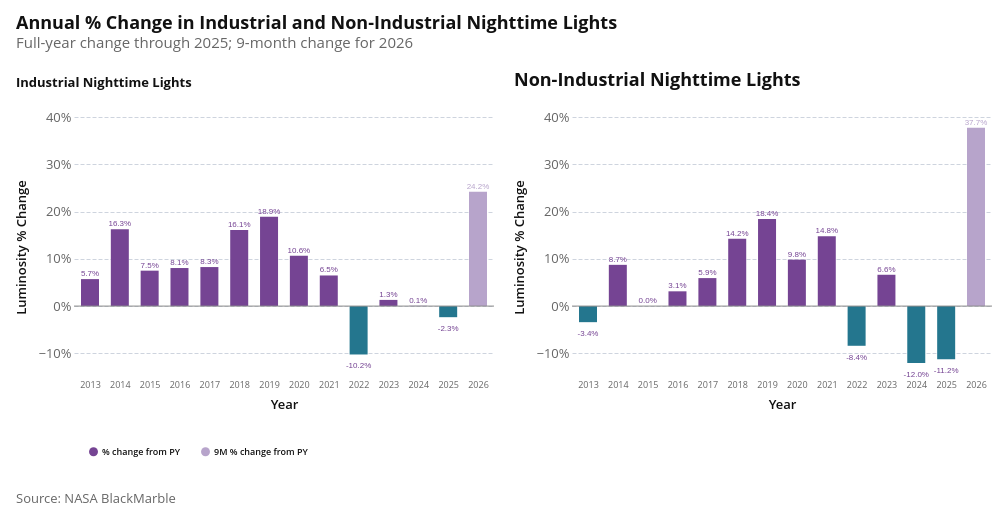

The code cell stored with this chart in its notebook:
### Markdown cell above
### 2.2 Percentage Change in Industrial vs Non-Industrial Areas

### Code cell
# Fig 2.2: Percentage Change in Industrial vs Non-Industrial Areas
REPORT_MAX_MONTH = max_month
ntl_corrected_report = prepare_ntl_corrected(ntl_monthly_adm0, REPORT_MAX_MONTH)
annual_ind_report = prepare_annual_yoy_with_partial(
    ntl_annual_adm0, ntl_corrected_report, "ntl_ind_5km_sum"
)
annual_noind_report = prepare_annual_yoy_with_partial(
    ntl_annual_adm0, ntl_corrected_report, "ntl_noind_5km_sum"
)


def annual_pct_chart_data(df, zone):
    full = (
        df[["year", "pct_change_full_year"]]
        .dropna()
        .query("year < @current_year")
        .rename(columns={"pct_change_full_year": "pct_change"})
        .assign(zone=zone, series="% change from PY")
    )
    partial = (
        df.loc[df["year"].eq(current_year), ["year", "pct_change_9months"]]
        .dropna()
        .rename(columns={"pct_change_9months": "pct_change"})
        .assign(zone=zone, series=f"{REPORT_MAX_MONTH}M % change from PY")
    )
    return pd.concat([full, partial], ignore_index=True).assign(
        label=lambda d: d["pct_change"].map(lambda v: f"{v:.1f}%"),
        sign=lambda d: np.where(d["pct_change"] >= 0, "increase", "decrease"),
    )


annual_industrial_chart_data = pd.concat(
    [
        annual_pct_chart_data(annual_ind_report, "Industrial Nighttime Lights"),
        annual_pct_chart_data(annual_noind_report, "Non-Industrial Nighttime Lights"),
    ],
    ignore_index=True,
)
write_ntl_sheet(annual_industrial_chart_data, "fig_2_2_ind_nonind_yoy")

annual_base = alt.Chart(
    annual_industrial_chart_data.assign(
        date=lambda d: pd.to_datetime(d["year"].astype(str), format="%Y")
    )
).encode(
    x=alt.X(
        "date:T",
        title="Year",
        axis=alt.Axis(
            format="%Y", labelFontSize=9, tickCount={"interval": "year", "step": 1}
        ),
        scale=alt.Scale(nice=False, padding=16),
    ),
    y=alt.Y(
        "pct_change:Q",
        title="Luminosity % Change",
        axis=alt.Axis(labelExpr="format(datum.value, '~g') + '%'"),
    ),
    color=alt.Color(
        "series:N",
        title="",
        scale=alt.Scale(
            domain=["% change from PY", f"{REPORT_MAX_MONTH}M % change from PY"],
            range=["#754493", "#B7A4CB"],
        ),
        legend=alt.Legend(labelFontSize=9, symbolSize=80),
    ),
    tooltip=[
        alt.Tooltip("zone:N", title="Series"),
        alt.Tooltip("year(date):T", title="Year", format="%Y"),
        alt.Tooltip("series:N", title="Measure"),
        alt.Tooltip("pct_change:Q", format="+.1f", title="% Change"),
    ],
)

bars = annual_base.mark_bar(size=18).encode(
    color=alt.condition(
        alt.datum.pct_change < 0,
        alt.value("#24768E"),
        alt.Color(
            "series:N",
            scale=alt.Scale(
                domain=["% change from PY", f"{REPORT_MAX_MONTH}M % change from PY"],
                range=["#754493", "#B7A4CB"],
            ),
            legend=alt.Legend(labelFontSize=9, symbolSize=80),
        ),
    )
)
labels = annual_base.mark_text(
    fontSize=8, color="#666666", dy=alt.expr("datum.pct_change >= 0 ? -5 : 12")
).encode(text="label:N")
zero = (
    alt.Chart(pd.DataFrame({"zero": [0]})).mark_rule(color="#8A8A8A").encode(y="zero:Q")
)

ind_chart = (
    bars.transform_filter(alt.datum.zone == "Industrial Nighttime Lights")
    + labels.transform_filter(alt.datum.zone == "Industrial Nighttime Lights")
    + zero
).properties(
    width=420,
    height=260,
    title=alt.Title(text="Industrial Nighttime Lights", fontSize=13, anchor="start"),
)
noind_chart = (
    bars.transform_filter(alt.datum.zone == "Non-Industrial Nighttime Lights")
    + labels.transform_filter(alt.datum.zone == "Non-Industrial Nighttime Lights")
    + zero
).properties(
    width=420,
    height=260,
    title=alt.Title(text="Non-Industrial Nighttime Lights"),
)

chart = (
    alt.hconcat(ind_chart, noind_chart)
    .resolve_scale(y="shared")
    .properties(
        title=alt.Title(
            text="Annual % Change in Industrial and Non-Industrial Nighttime Lights",
            subtitle=f"Full-year change through {prev_year}; {REPORT_MAX_MONTH}-month change for {current_year}",
        )
    )
)
chart = az.add_caption(chart, "Source: NASA BlackMarble")
# chart.save(NTL_REPORT_DIR / "fig-2-2-industrial-nonindustrial-yoy.png", scale_factor=3)
chart

### Figure 1 — Vega-Lite specification as saved in the notebook (floating-point values rounded to 4 significant figures)
{"config": {"background": "white", "padding": 15, "mark": {"tooltip": true}, "point": {"filled": true, "size": 60, "stroke": "white", "strokeWidth": 1}, "circle": {"filled": true, "stroke": "white", "strokeWidth": 1}, "square": {"filled": true, "stroke": "white", "strokeWidth": 1}, "line": {"strokeWidth": 4, "strokeCap": "round", "strokeJoin": "round"}, "bar": {"cornerRadiusEnd": 0}, "area": {"opacity": 0.7}, "arc": {"stroke": "white", "strokeWidth": 1}, "rect": {"stroke": "#8A969F", "strokeWidth": 0.5}, "geoshape": {"stroke": "#666666", "strokeWidth": 0.3, "strokeJoin": "round", "strokeCap": "round"}, "title": {"font": "Open Sans, sans-serif", "fontSize": 18, "fontWeight": 700, "lineHeight": 22, "color": "#111111", "anchor": "start", "offset": 21, "subtitleFont": "Open Sans, sans-serif", "subtitleFontSize": 15, "subtitleFontWeight": 400, "subtitleLineHeight": 18, "subtitleColor": "#666666", "subtitlePadding": 3}, "axis": {"domain": false, "grid": true, "gridColor": "#CED4DE", "gridDash": [4, 2], "gridWidth": 1, "labelFont": "Open Sans, sans-serif", "labelFontSize": 13, "labelFontWeight": 400, "labelColor": "#666666", "labelPadding": 3, "tickColor": "#CED4DE", "tickSize": 5, "tickCount": 5, "titleFont": "Open Sans, sans-serif", "titleFontSize": 13, "titleFontWeight": 600, "titleColor": "#111111", "titlePadding": 9}, "axisX": {"grid": false, "tickSize": 0, "labelAngle": 0}, "axisY": {"domain": false, "ticks": false, "gridColor": "#CED4DE", "gridDash": [4, 2], "gridWidth": 1}, "axisQuantitative": {"tickCount": 5}, "axisBand": {"labelPadding": 6, "tickSize": 0}, "axisTemporal": {"grid": false}, "legend": {"labelFont": "Open Sans, sans-serif", "labelFontSize": 13, "labelFontWeight": 600, "labelColor": "#111111", "titleFont": "Open Sans, sans-serif", "titleFontSize": 13, "titleFontWeight": 600, "titleColor": "#111111", "titlePadding": 3, "symbolSize": 196, "symbolStrokeWidth": 0, "padding": 15, "offset": 21, "columnPadding": 21, "orient": "bottom", "labelLimit": 200, "titleLimit": 200}, "view": {"stroke": null, "continuousWidth": 600, "continuousHeight": 400}, "range": {"category": ["#34A7F2", "#FF9800", "#664AB6", "#4EC2C0", "#F3578E", "#081079", "#0C7C68", "#AA0000", "#DDDA21"], "diverging": ["#920000", "#BD6126", "#E3A763", "#EFEFEF", "#80BDE7", "#3587C3", "#025288"], "heatmap": ["#E3F6FD", "#75CCEC", "#089BD4", "#0169A1", "#023B6F"], "ordinal": ["#E3F6FD", "#75CCEC", "#089BD4", "#0169A1", "#023B6F"], "ramp": ["#E3F6FD", "#75CCEC", "#089BD4", "#0169A1", "#023B6F"]}, "scale": {"bandPaddingInner": 0.2, "bandPaddingOuter": 0.1, "pointPadding": 0.5}, "header": {"labelFont": "Open Sans, sans-serif", "labelFontSize": 13, "labelFontWeight": 600, "labelColor": "#111111", "titleFont": "Open Sans, sans-serif", "titleFontSize": 15, "titleFontWeight": 600, "titleColor": "#111111"}, "concat": {"spacing": 18}, "facet": {"spacing": 18}, "selection": {"point": {"on": "click", "clear": "dblclick"}, "interval": {"mark": {"fill": "#0071BC", "fillOpacity": 0.15, "stroke": "#0071BC", "strokeWidth": 1}}}}, "vconcat": [{"hconcat": [{"layer": [{"mark": {"type": "bar", "size": 18}, "encoding": {"color": {"condition": {"test": "(datum.pct_change < 0)", "value": "#24768E"}, "field": "series", "legend": {"labelFontSize": 9, "symbolSize": 80}, "scale": {"domain": ["% change from PY", "9M % change from PY"], "range": ["#754493", "#B7A4CB"]}, "type": "nominal"}, "tooltip": [{"field": "zone", "title": "Series", "type": "nominal"}, {"field": "date", "format": "%Y", "timeUnit": "year", "title": "Year", "type": "temporal"}, {"field": "series", "title": "Measure", "type": "nominal"}, {"field": "pct_change", "format": "+.1f", "title": "% Change", "type": "quantitative"}], "x": {"axis": {"format": "%Y", "labelFontSize": 9, "tickCount": {"interval": "year", "step": 1}}, "field": "date", "scale": {"nice": false, "padding": 16}, "title": "Year", "type": "temporal"}, "y": {"axis": {"labelExpr": "format(datum.value, '~g') + '%'"}, "field": "pct_change", "title": "Luminosity % Change", "type": "quantitative"}}, "transform": [{"filter": "(datum.zone === 'Industrial Nighttime Lights')"}]}, {"mark": {"type": "text", "color": "#666666", "dy": {"expr": "datum.pct_change >= 0 ? -5 : 12"}, "fontSize": 8}, "encoding": {"color": {"field": "series", "legend": {"labelFontSize": 9, "symbolSize": 80}, "scale": {"domain": ["% change from PY", "9M % change from PY"], "range": ["#754493", "#B7A4CB"]}, "title": "", "type": "nominal"}, "text": {"field": "label", "type": "nominal"}, "tooltip": [{"field": "zone", "title": "Series", "type": "nominal"}, {"field": "date", "format": "%Y", "timeUnit": "year", "title": "Year", "type": "temporal"}, {"field": "series", "title": "Measure", "type": "nominal"}, {"field": "pct_change", "format": "+.1f", "title": "% Change", "type": "quantitative"}], "x": {"axis": {"format": "%Y", "labelFontSize": 9, "tickCount": {"interval": "year", "step": 1}}, "field": "date", "scale": {"nice": false, "padding": 16}, "title": "Year", "type": "temporal"}, "y": {"axis": {"labelExpr": "format(datum.value, '~g') + '%'"}, "field": "pct_change", "title": "Luminosity % Change", "type": "quantitative"}}, "transform": [{"filter": "(datum.zone === 'Industrial Nighttime Lights')"}]}, {"data": {"name": "data-42990c68f268a11fa16682fcd3437a6f"}, "mark": {"type": "rule", "color": "#8A8A8A"}, "encoding": {"y": {"field": "zero", "type": "quantitative"}}}], "height": 260, "title": {"text": "Industrial Nighttime Lights", "anchor": "start", "fontSize": 13}, "width": 420}, {"layer": [{"mark": {"type": "bar", "size": 18}, "encoding": {"color": {"condition": {"test": "(datum.pct_change < 0)", "value": "#24768E"}, "field": "series", "legend": {"labelFontSize": 9, "symbolSize": 80}, "scale": {"domain": ["% change from PY", "9M % change from PY"], "range": ["#754493", "#B7A4CB"]}, "type": "nominal"}, "tooltip": [{"field": "zone", "title": "Series", "type": "nominal"}, {"field": "date", "format": "%Y", "timeUnit": "year", "title": "Year", "type": "temporal"}, {"field": "series", "title": "Measure", "type": "nominal"}, {"field": "pct_change", "format": "+.1f", "title": "% Change", "type": "quantitative"}], "x": {"axis": {"format": "%Y", "labelFontSize": 9, "tickCount": {"interval": "year", "step": 1}}, "field": "date", "scale": {"nice": false, "padding": 16}, "title": "Year", "type": "temporal"}, "y": {"axis": {"labelExpr": "format(datum.value, '~g') + '%'"}, "field": "pct_change", "title": "Luminosity % Change", "type": "quantitative"}}, "transform": [{"filter": "(datum.zone === 'Non-Industrial Nighttime Lights')"}]}, {"mark": {"type": "text", "color": "#666666", "dy": {"expr": "datum.pct_change >= 0 ? -5 : 12"}, "fontSize": 8}, "encoding": {"color": {"field": "series", "legend": {"labelFontSize": 9, "symbolSize": 80}, "scale": {"domain": ["% change from PY", "9M % change from PY"], "range": ["#754493", "#B7A4CB"]}, "title": "", "type": "nominal"}, "text": {"field": "label", "type": "nominal"}, "tooltip": [{"field": "zone", "title": "Series", "type": "nominal"}, {"field": "date", "format": "%Y", "timeUnit": "year", "title": "Year", "type": "temporal"}, {"field": "series", "title": "Measure", "type": "nominal"}, {"field": "pct_change", "format": "+.1f", "title": "% Change", "type": "quantitative"}], "x": {"axis": {"format": "%Y", "labelFontSize": 9, "tickCount": {"interval": "year", "step": 1}}, "field": "date", "scale": {"nice": false, "padding": 16}, "title": "Year", "type": "temporal"}, "y": {"axis": {"labelExpr": "format(datum.value, '~g') + '%'"}, "field": "pct_change", "title": "Luminosity % Change", "type": "quantitative"}}, "transform": [{"filter": "(datum.zone === 'Non-Industrial Nighttime Lights')"}]}, {"data": {"name": "data-42990c68f268a11fa16682fcd3437a6f"}, "mark": {"type": "rule", "color": "#8A8A8A"}, "encoding": {"y": {"field": "zero", "type": "quantitative"}}}], "height": 260, "title": {"text": "Non-Industrial Nighttime Lights"}, "width": 420}], "resolve": {"scale": {"y": "shared"}}, "title": {"text": "Annual % Change in Industrial and Non-Industrial Nighttime Lights", "subtitle": "Full-year change through 2025; 9-month change for 2026"}}], "data": {"name": "data-76d5507c93e1c764bf28efe1ea4eaf3b"}, "title": {"text": "Source: NASA BlackMarble", "anchor": "start", "color": "#666666", "font": "Open Sans, sans-serif", "fontSize": 13, "fontWeight": 400, "lineHeight": 20, "offset": 21, "orient": "bottom"}, "$schema": "https://vega.github.io/schema/vega-lite/v6.1.0.json", "datasets": {"data-76d5507c93e1c764bf28efe1ea4eaf3b": [{"year": 2013, "pct_change": 5.709, "zone": "Industrial Nighttime Lights", "series": "% change from PY", "label": "5.7%", "sign": "increase", "date": "2013-01-01T00:00:00"}, {"year": 2014, "pct_change": 16.26, "zone": "Industrial Nighttime Lights", "series": "% change from PY", "label": "16.3%", "sign": "increase", "date": "2014-01-01T00:00:00"}, {"year": 2015, "pct_change": 7.494, "zone": "Industrial Nighttime Lights", "series": "% change from PY", "label": "7.5%", "sign": "increase", "date": "2015-01-01T00:00:00"}, {"year": 2016, "pct_change": 8.052, "zone": "Industrial Nighttime Lights", "series": "% change from PY", "label": "8.1%", "sign": "increase", "date": "2016-01-01T00:00:00"}, {"year": 2017, "pct_change": 8.257, "zone": "Industrial Nighttime Lights", "series": "% change from PY", "label": "8.3%", "sign": "increase", "date": "2017-01-01T00:00:00"}, {"year": 2018, "pct_change": 16.11, "zone": "Industrial Nighttime Lights", "series": "% change from PY", "label": "16.1%", "sign": "increase", "date": "2018-01-01T00:00:00"}, {"year": 2019, "pct_change": 18.89, "zone": "Industrial Nighttime Lights", "series": "% change from PY", "label": "18.9%", "sign": "increase", "date": "2019-01-01T00:00:00"}, {"year": 2020, "pct_change": 10.63, "zone": "Industrial Nighttime Lights", "series": "% change from PY", "label": "10.6%", "sign": "increase", "date": "2020-01-01T00:00:00"}, {"year": 2021, "pct_change": 6.477, "zone": "Industrial Nighttime Lights", "series": "% change from PY", "label": "6.5%", "sign": "increase", "date": "2021-01-01T00:00:00"}, {"year": 2022, "pct_change": -10.24, "zone": "Industrial Nighttime Lights", "series": "% change from PY", "label": "-10.2%", "sign": "decrease", "date": "2022-01-01T00:00:00"}, {"year": 2023, "pct_change": 1.306, "zone": "Industrial Nighttime Lights", "series": "% change from PY", "label": "1.3%", "sign": "increase", "date": "2023-01-01T00:00:00"}, {"year": 2024, "pct_change": 0.05826, "zone": "Industrial Nighttime Lights", "series": "% change from PY", "label": "0.1%", "sign": "increase", "date": "2024-01-01T00:00:00"}, {"year": 2025, "pct_change": -2.347, "zone": "Industrial Nighttime Lights", "series": "% change from PY", "label": "-2.3%", "sign": "decrease", "date": "2025-01-01T00:00:00"}, {"year": 2026, "pct_change": 24.18, "zone": "Industrial Nighttime Lights", "series": "9M % change from PY", "label": "24.2%", "sign": "increase", "date": "2026-01-01T00:00:00"}, {"year": 2013, "pct_change": -3.401, "zone": "Non-Industrial Nighttime Lights", "series": "% change from PY", "label": "-3.4%", "sign": "decrease", "date": "2013-01-01T00:00:00"}, {"year": 2014, "pct_change": 8.727, "zone": "Non-Industrial Nighttime Lights", "series": "% change from PY", "label": "8.7%", "sign": "increase", "date": "2014-01-01T00:00:00"}, {"year": 2015, "pct_change": 0.003451, "zone": "Non-Industrial Nighttime Lights", "series": "% change from PY", "label": "0.0%", "sign": "increase", "date": "2015-01-01T00:00:00"}, {"year": 2016, "pct_change": 3.125, "zone": "Non-Industrial Nighttime Lights", "series": "% change from PY", "label": "3.1%", "sign": "increase", "date": "2016-01-01T00:00:00"}, {"year": 2017, "pct_change": 5.922, "zone": "Non-Industrial Nighttime Lights", "series": "% change from PY", "label": "5.9%", "sign": "increase", "date": "2017-01-01T00:00:00"}, {"year": 2018, "pct_change": 14.23, "zone": "Non-Industrial Nighttime Lights", "series": "% change from PY", "label": "14.2%", "sign": "increase", "date": "2018-01-01T00:00:00"}, {"year": 2019, "pct_change": 18.44, "zone": "Non-Industrial Nighttime Lights", "series": "% change from PY", "label": "18.4%", "sign": "increase", "date": "2019-01-01T00:00:00"}, {"year": 2020, "pct_change": 9.82, "zone": "Non-Industrial Nighttime Lights", "series": "% change from PY", "label": "9.8%", "sign": "increase", "date": "2020-01-01T00:00:00"}, {"year": 2021, "pct_change": 14.78, "zone": "Non-Industrial Nighttime Lights", "series": "% change from PY", "label": "14.8%", "sign": "increase", "date": "2021-01-01T00:00:00"}, {"year": 2022, "pct_change": -8.396, "zone": "Non-Industrial Nighttime Lights", "series": "% change from PY", "label": "-8.4%", "sign": "decrease", "date": "2022-01-01T00:00:00"}, {"year": 2023, "pct_change": 6.627, "zone": "Non-Industrial Nighttime Lights", "series": "% change from PY", "label": "6.6%", "sign": "increase", "date": "2023-01-01T00:00:00"}, {"year": 2024, "pct_change": -12.05, "zone": "Non-Industrial Nighttime Lights", "series": "% change from PY", "label": "-12.0%", "sign": "decrease", "date": "2024-01-01T00:00:00"}, {"year": 2025, "pct_change": -11.22, "zone": "Non-Industrial Nighttime Lights", "series": "% change from PY", "label": "-11.2%", "sign": "decrease", "date": "2025-01-01T00:00:00"}, {"year": 2026, "pct_change": 37.72, "zone": "Non-Industrial Nighttime Lights", "series": "9M % change from PY", "label": "37.7%", "sign": "increase", "date": "2026-01-01T00:00:00"}], "data-42990c68f268a11fa16682fcd3437a6f": [{"zero": 0}]}}
